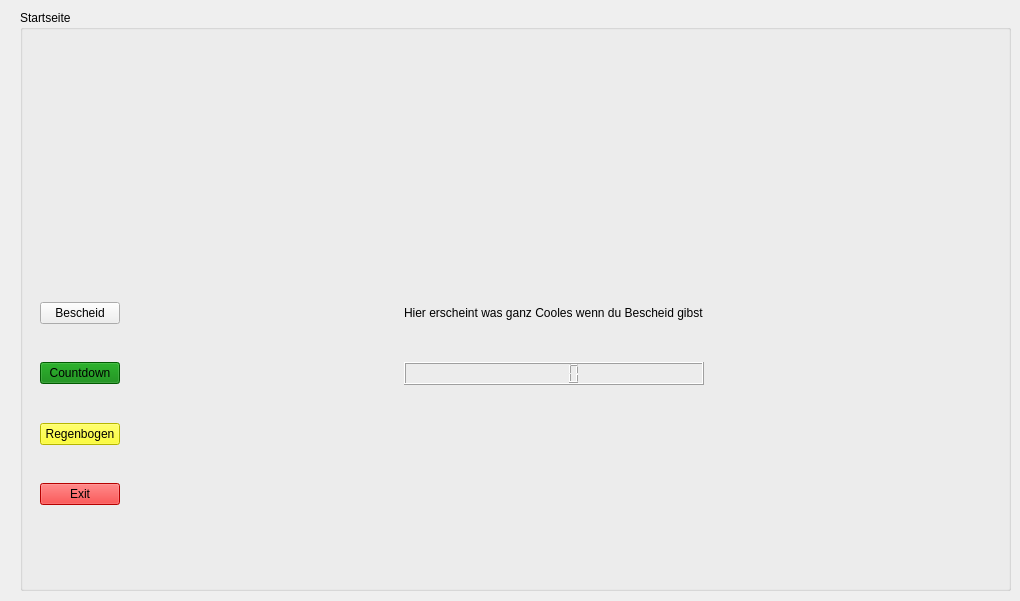
<?xml version="1.0" encoding="UTF-8"?>
<ui version="4.0">
 <class>Form</class>
 <widget class="QWidget" name="Form">
  <property name="geometry">
   <rect>
    <x>0</x>
    <y>0</y>
    <width>1020</width>
    <height>601</height>
   </rect>
  </property>
  <property name="windowTitle">
   <string>Form</string>
  </property>
  <property name="autoFillBackground">
   <bool>false</bool>
  </property>
  <widget class="QGroupBox" name="groupBox">
   <property name="geometry">
    <rect>
     <x>20</x>
     <y>10</y>
     <width>991</width>
     <height>581</height>
    </rect>
   </property>
   <property name="title">
    <string>Startseite</string>
   </property>
   <widget class="QWidget" name="gridLayoutWidget">
    <property name="geometry">
     <rect>
      <x>20</x>
      <y>260</y>
      <width>941</width>
      <height>271</height>
     </rect>
    </property>
    <layout class="QGridLayout" name="gridLayout">
     <item row="3" column="0">
      <widget class="QPushButton" name="exit">
       <property name="styleSheet">
        <string notr="true">background-color: red</string>
       </property>
       <property name="text">
        <string>Exit</string>
       </property>
      </widget>
     </item>
     <item row="1" column="1">
      <spacer name="horizontalSpacer">
       <property name="orientation">
        <enum>Qt::Horizontal</enum>
       </property>
       <property name="sizeHint" stdset="0">
        <size>
         <width>40</width>
         <height>20</height>
        </size>
       </property>
      </spacer>
     </item>
     <item row="1" column="0">
      <widget class="QPushButton" name="countdown">
       <property name="styleSheet">
        <string notr="true">background-color: green</string>
       </property>
       <property name="text">
        <string>Countdown</string>
       </property>
      </widget>
     </item>
     <item row="1" column="3">
      <spacer name="horizontalSpacer_2">
       <property name="orientation">
        <enum>Qt::Horizontal</enum>
       </property>
       <property name="sizeHint" stdset="0">
        <size>
         <width>40</width>
         <height>20</height>
        </size>
       </property>
      </spacer>
     </item>
     <item row="1" column="2">
      <widget class="QLCDNumber" name="counter">
       <property name="enabled">
        <bool>true</bool>
       </property>
       <property name="font">
        <font>
         <family>OpenSymbol</family>
        </font>
       </property>
       <property name="focusPolicy">
        <enum>Qt::NoFocus</enum>
       </property>
       <property name="acceptDrops">
        <bool>false</bool>
       </property>
       <property name="layoutDirection">
        <enum>Qt::LeftToRight</enum>
       </property>
       <property name="styleSheet">
        <string notr="true"/>
       </property>
       <property name="lineWidth">
        <number>1</number>
       </property>
       <property name="smallDecimalPoint">
        <bool>false</bool>
       </property>
       <property name="segmentStyle">
        <enum>QLCDNumber::Filled</enum>
       </property>
       <property name="intValue" stdset="0">
        <number>0</number>
       </property>
      </widget>
     </item>
     <item row="0" column="0">
      <widget class="QPushButton" name="pushButton">
       <property name="text">
        <string>Bescheid</string>
       </property>
      </widget>
     </item>
     <item row="2" column="0">
      <widget class="QPushButton" name="rainbow">
       <property name="styleSheet">
        <string notr="true">background-color: yellow</string>
       </property>
       <property name="text">
        <string>Regenbogen</string>
       </property>
      </widget>
     </item>
     <item row="0" column="2">
      <widget class="QLabel" name="label">
       <property name="text">
        <string>Hier erscheint was ganz Cooles wenn du Bescheid gibst</string>
       </property>
      </widget>
     </item>
    </layout>
   </widget>
   <widget class="QLabel" name="image_label">
    <property name="geometry">
     <rect>
      <x>20</x>
      <y>40</y>
      <width>931</width>
      <height>211</height>
     </rect>
    </property>
    <property name="minimumSize">
     <size>
      <width>931</width>
      <height>211</height>
     </size>
    </property>
    <property name="maximumSize">
     <size>
      <width>931</width>
      <height>211</height>
     </size>
    </property>
    <property name="text">
     <string>&lt;html&gt;&lt;head/&gt;&lt;body&gt;&lt;p align=&quot;center&quot;&gt;&lt;br/&gt;&lt;/p&gt;&lt;/body&gt;&lt;/html&gt;</string>
    </property>
   </widget>
  </widget>
 </widget>
 <resources/>
 <connections>
  <connection>
   <sender>exit</sender>
   <signal>clicked()</signal>
   <receiver>Form</receiver>
   <slot>close()</slot>
   <hints>
    <hint type="sourcelabel">
     <x>295</x>
     <y>323</y>
    </hint>
    <hint type="destinationlabel">
     <x>290</x>
     <y>657</y>
    </hint>
   </hints>
  </connection>
 </connections>
</ui>
